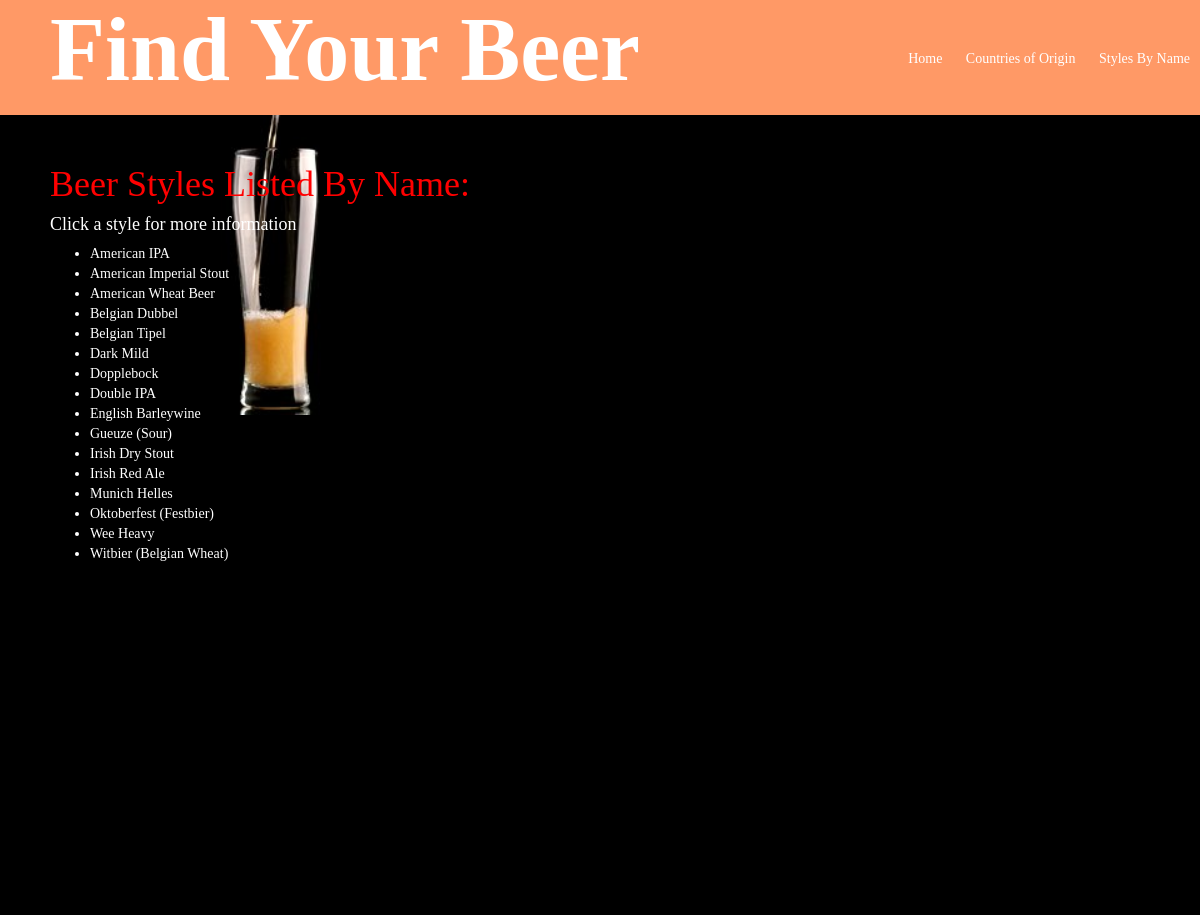
The page /styles/list/ on the database as committed earlier.
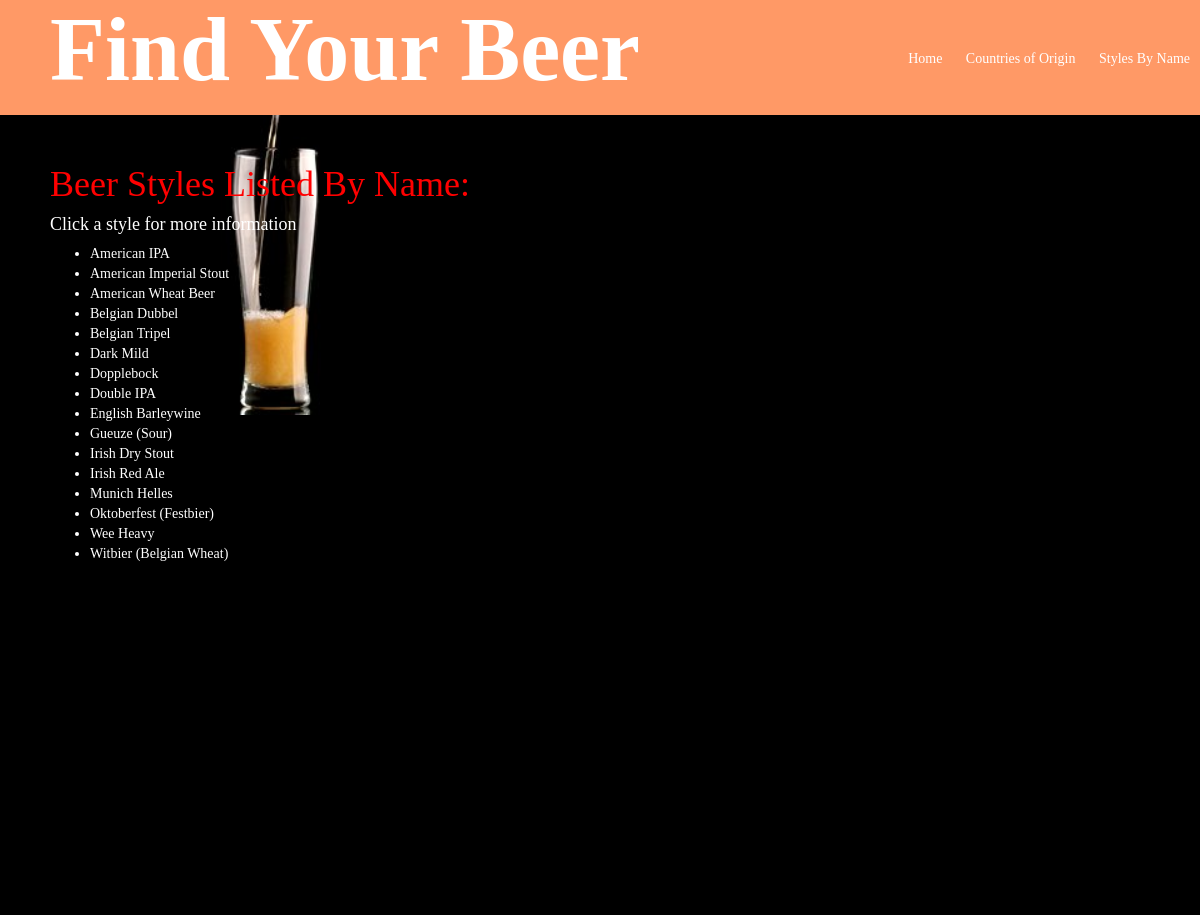
The same page on the database as committed later.
### styles/models.py (models this page shows, shortened)
class BeerStyle(models.Model):
    name = models.CharField(max_length=200)
    ibu = models.IntegerField(default=1)
    srm = models.IntegerField(default=1)
    abv = models.DecimalField(max_digits=4, decimal_places=2, default=1)
    country = models.CharField(max_length=200)
    similarity = models.IntegerField(default=400)
    brands = models.CharField(max_length=200)

### styles/views.py (the view)
def list(request):
    beer_list = BeerStyle.objects.order_by('name')
    template = loader.get_template('styles/list.html')
    context = RequestContext(request, {
        'beer_list': beer_list
    })
    if beer_list:
        return HttpResponse(template.render(context))
    else:
        raise Http404

### styles/templates/styles/list.html (shortened to what this page needs)
<body>
	{% include "styles/header.html" %}
	<div class="results">
		<h1>Beer Styles Listed By Name:</h1>
		<h4>Click a style for more information</h4>
		{% if beer_list %}
		<ul>
			{% for beer in beer_list %}
			<li class="link link-results"><a href="{% url 'detail' beer.name %}">{{ beer.name }}</a></li>
			{% endfor %}
		</ul>
		{% else %}
		<p>No Beers Listed</p>
		{% endif %}
	</div>
</body>

Rows that differ between the two databases and show on the page:
changed BeerStyle: name "Belgian Tipel" → "Belgian Tripel"
